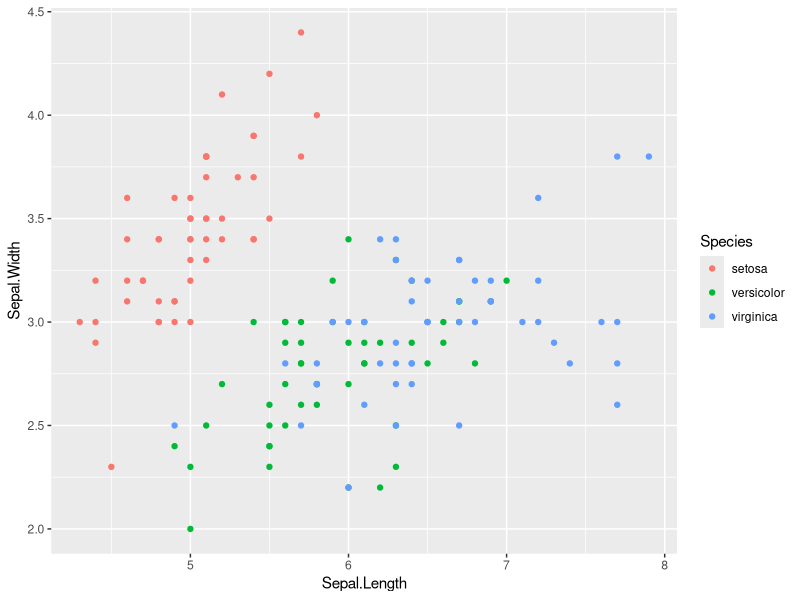
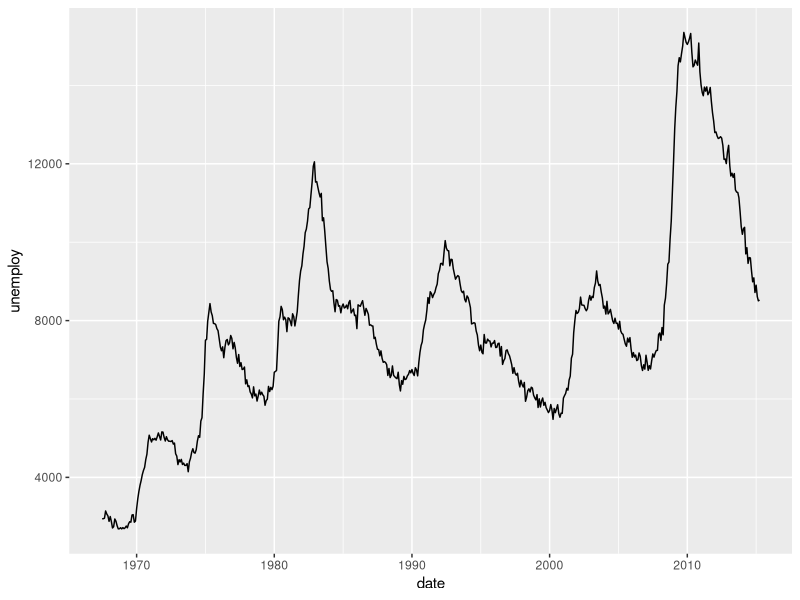
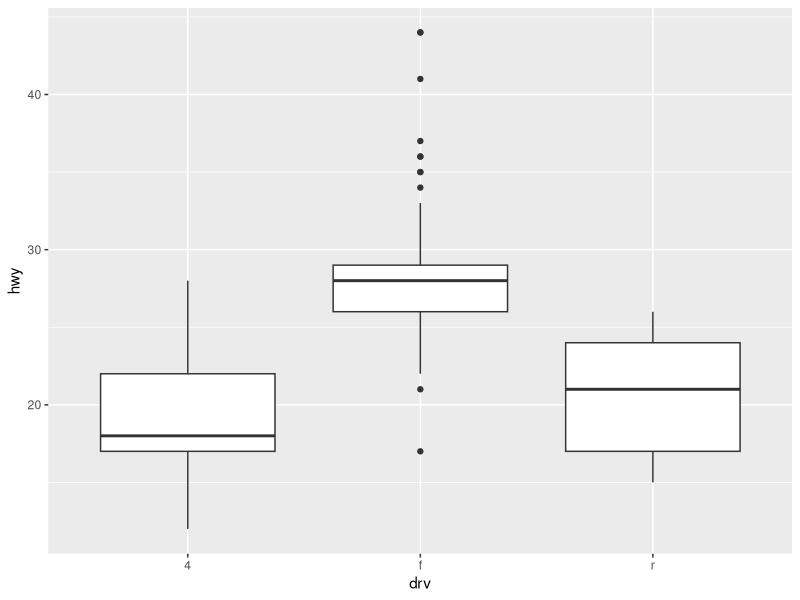
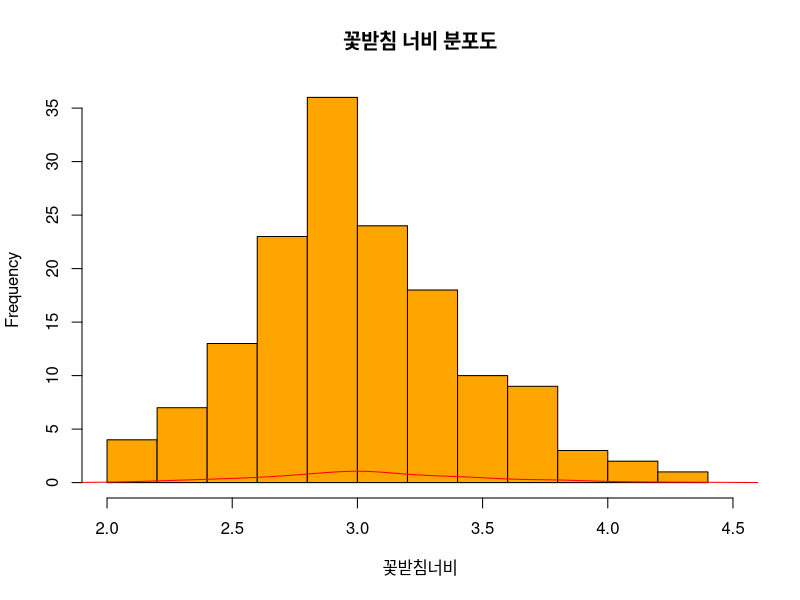

Reproduce these figures in R, in order.
#날짜 : 2020/08/04
#이름 : 이태훈
#내용 : 데이터시각화 - 기타그래프 교재 p237

library(ggplot2)
View(iris)

#산점도
ggplot(data=iris, aes(x=Sepal.Length, y=Sepal.Width)) +
geom_point(aes(color=Species))

#라인그래프
View(economics)
ggplot(data = economics, aes(x=date, y=unemploy)) + geom_line()

#박스플록
View(mpg)
summary(mpg)
ggplot(data = mpg, aes(x=drv, y=hwy)) + geom_boxplot()

#히스토그램
hist(iris$Sepal.Width,
     xlim = c(2.0 , 4.5),
     xlab = '꽃받침너비',
     col  ='orange',
     main = '꽃받침 너비 분포도')
#정규분포 라인
lines(density(iris$Sepal.Width), col='red')
